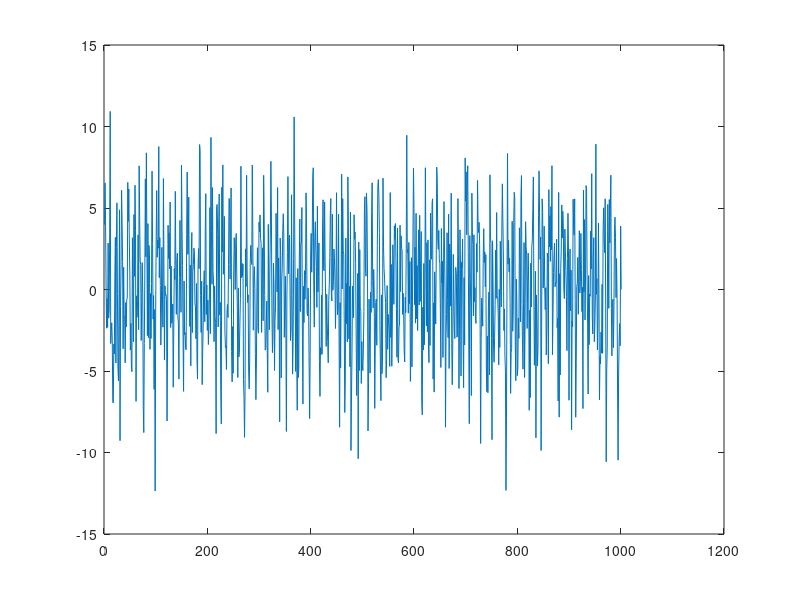

Recreate this plot in MATLAB. (Note: this script raises an error after producing the figure.)
%% Amplitude
close all
fontsize = 18
tick_size = 12

t = [0:0.001:1]
f = sin(50*2*pi*t)+3*cos(87*2*pi*t)+2*sin(221*2*pi*t);
e = 3*randn(1,1001);
plot(f+e)
fig = figure
c = fftshift(fft(f+e));
plot_amplitude_spectrum(fft(f+e),1000)
hold on
h = plot([0,500],[0.51,0.51],'LineWidth',2)
ax = gca;
ax.FontSize = tick_size;
xlabel("$$\omega$$","Interpreter","latex","FontSize",fontsize)
ylabel("$$|\hat{f}(\omega)|$$","Interpreter","latex","FontSize",fontsize)
hold off

%%
close all
x = [0:0.001:1]
f = x.^2
e = 0.15*randn(size(f))
plot(f+e)
figure
plot_amplitude_spectrum(fft(f+e))
hold on
plot([0.042,0.042],[0,0.35],'LineWidth',2)
ax = gca;
ax.FontSize = tick_size;
xlabel("$$\omega$$","Interpreter","latex","FontSize",fontsize)
ylabel("$$|\hat{f}(\omega)|$$","Interpreter","latex","FontSize",fontsize)


%% WHITE NOISE SPECTRUM



%% SIN AND COS 
close all
x = linspace(0,1,1000);
f = sin(27*2*pi*x)+2*cos(57*2*pi*x)+3*sin(97*2*pi*x);
plot(f)
plot_amplitude_spectrum(fft(f),1000)
ax = gca;
ax.FontSize = tick_size;
xlabel("$$\omega$$","Interpreter","latex","FontSize",fontsize)
ylabel("$$|\hat{f}(\omega)|$$","Interpreter","latex","FontSize",fontsize)


